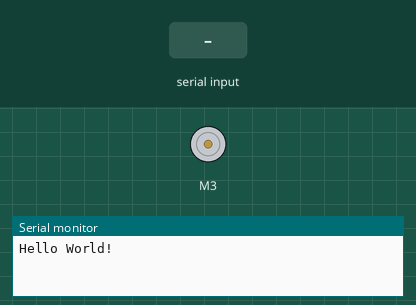
Recording of a sketch running on a simulated Arduino Uno, built with avr-gcc and run on an emulated ATmega328P. Shown: DC motor (green arrow = forward, orange = backward, longer = faster), the last lines printed to the serial monitor. The test bench sets the inputs (shaded band).

Above: at 1.2 s.
1.3 s: "0" received over Serial
At 1.8 s:
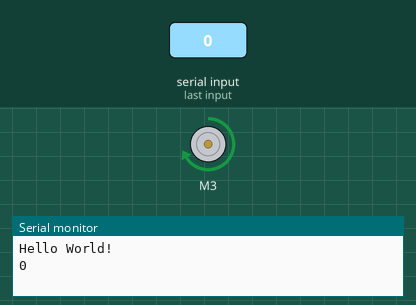
3.5 s: "1" received over Serial
At 4.0 s:
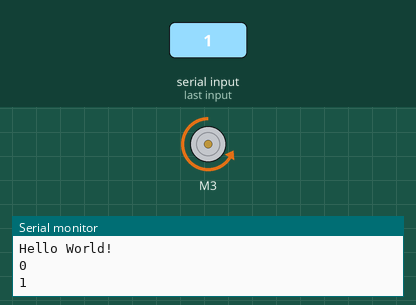
Timing chart, 0 to 6.5 s (numbered marks = the images above; inputs shaded):
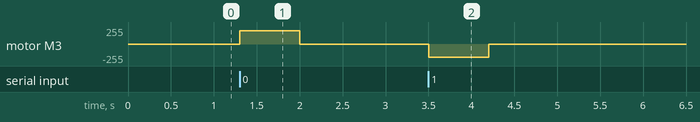

The sketch:

arduinoCode.ino
```cpp
#include<AFMotor.h>
AF_DCMotor motorGrip(3);
char data;

void setup()
{
  Serial.begin(9600);
  Serial.println("Hello World!");

  motorGrip.setSpeed(200);
  motorGrip.run(RELEASE);
}
void loop()
{
  while (Serial.available())
  {
    data = Serial.read();
    Serial.println(data);
    if (data == '0')
    {
      motorGrip.run(FORWARD);
      delay(700);
      motorGrip.run(RELEASE);
      delay(500);
    }
    else if (data == '1')
    {
      motorGrip.run(BACKWARD);
      delay(700);
      motorGrip.run(RELEASE);
      delay(500);
    }
  }
}
```

Measured:
- after the input at 1.3 s, motor M3: stopped → forward 200/255 at once, → stopped 0.70 s later
- after the input at 3.5 s, motor M3: stopped → backward 200/255 at once, → stopped 0.70 s later
